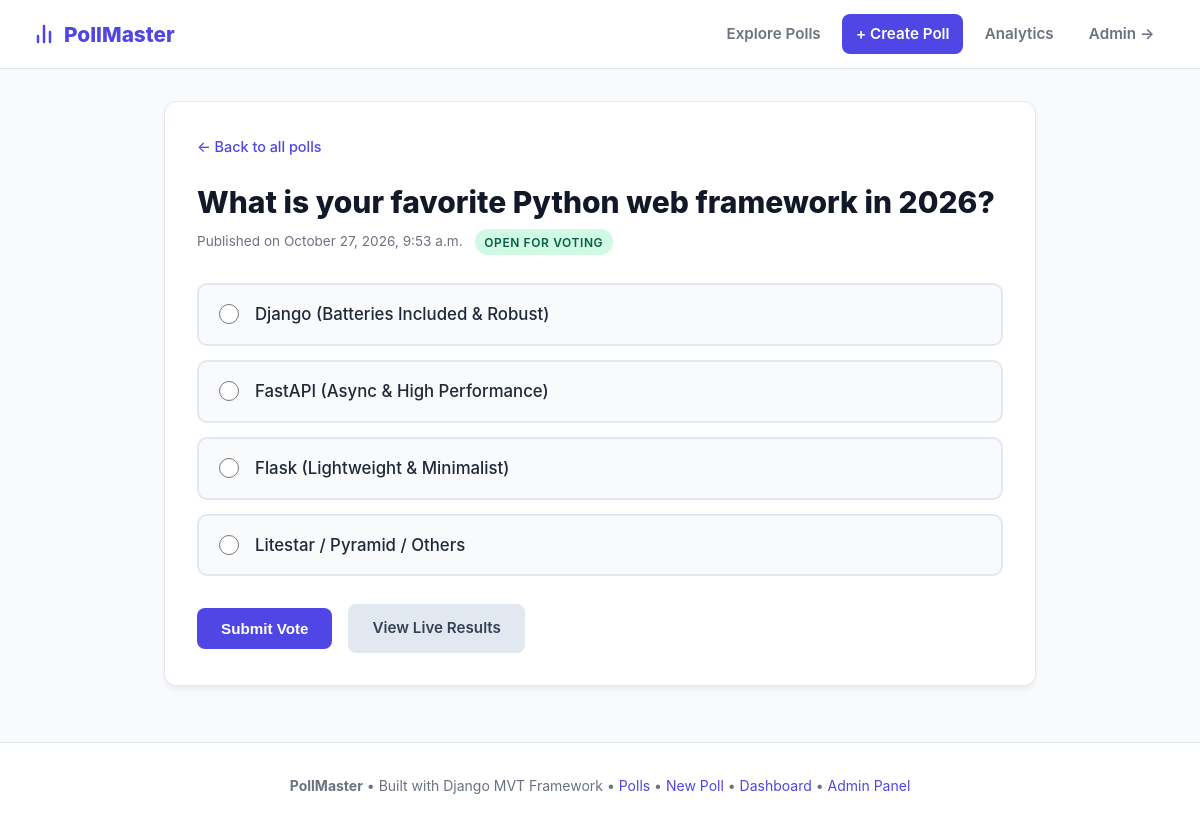
The page /polls/1/ on the database its author committed.
### polls/models.py (models this page shows, shortened)
class Question(models.Model):
    question_text = models.CharField(
        max_length=200,
        verbose_name="Question Text",
        help_text="Enter the question or statement for users to vote on."
    )
    pub_date = models.DateTimeField(
        verbose_name="Date Published",
        default=timezone.now,
        help_text="Date and time when the poll becomes visible to users."
    )
    is_active = models.BooleanField(
        default=True,
        verbose_name="Is Active",
        help_text="Designates whether this poll is currently accepting votes."
    )
    class Meta:
        ordering = ["-pub_date"]
        verbose_name = "Poll Question"
        verbose_name_plural = "Poll Questions"

class Choice(models.Model):
    question = models.ForeignKey(
        Question,
        on_delete=models.CASCADE,
        related_name="choices",
        verbose_name="Poll Question"
    )
    choice_text = models.CharField(
        max_length=200,
        verbose_name="Choice Text"
    )
    votes = models.PositiveIntegerField(
        default=0,
        verbose_name="Vote Count"
    )
    class Meta:
        ordering = ["id"]
        verbose_name = "Choice"
        verbose_name_plural = "Choices"

### polls/views.py (the view)
# urls.py: path("<int:pk>/", views.DetailView.as_view(), name="detail"),
class DetailView(generic.DetailView):
    model = Question
    template_name = "polls/detail.html"
    def get_queryset(self):
        return Question.objects.filter(pub_date__lte=timezone.now())
    def get_context_data(self, **kwargs):
        context = super().get_context_data(**kwargs)
        context["form"] = VoteForm(question=self.object)
        return context

### polls/forms.py (shortened to what this page needs)
class VoteForm(forms.Form):
    choice = forms.ModelChoiceField(
        queryset=Choice.objects.none(),
        widget=forms.RadioSelect(attrs={"class": "poll-radio-input"}),
        empty_label=None,
        error_messages={
            "required": "You didn't select a choice. Please choose an option before voting.",
            "invalid_choice": "The selected choice is invalid for this poll.",
        }
    )
    def __init__(self, *args, question=None, **kwargs):
        super().__init__(*args, **kwargs)
        self.question = question
        if question is not None:
            self.fields["choice"].queryset = question.choices.all()

### polls/templates/polls/detail.html (shortened to what this page needs)
{% extends "polls/base.html" %}
{% block content %}
<div class="card">
  <div style="margin-bottom: 1.5rem;">
    <a href="{% url 'polls:index' %}" style="color: var(--primary); text-decoration: none; font-size: 0.9rem; font-weight: 500;">
      &larr; Back to all polls
    </a>
  </div>
  <h1 class="page-title" style="margin-bottom: 0.5rem;">{{ question.question_text }}</h1>
  <p class="poll-meta" style="margin-bottom: 1.5rem;">
    Published on {{ question.pub_date|date:"F j, Y, g:i a" }}
    {% if question.is_active %}
      <span class="badge badge-active">Open for Voting</span>
    {% else %}
      <span class="badge badge-closed">Closed</span>
    {% endif %}
  </p>
  {% if question.is_active %}
    <form action="{% url 'polls:vote' question.id %}" method="post">
      <div class="choices-list">
        {% for choice in question.choices.all %}
          <div class="choice-option">
            <input
              type="radio"
              name="choice"
              id="choice{{ forloop.counter }}"
              value="{{ choice.id }}"
              required
            >
            <label for="choice{{ forloop.counter }}">
              {{ choice.choice_text }}
            </label>
          </div>
        {% empty %}
          <p style="color: var(--text-muted); font-style: italic;">
            No choices have been added for this question yet.
          </p>
        {% endfor %}
      </div>
      {% if question.choices.count > 0 %}
        <div class="actions-group">
          <button type="submit" class="btn btn-primary">
            Submit Vote
          </button>
          <a href="{% url 'polls:results' question.id %}" class="btn btn-secondary">
            View Live Results
          </a>
        </div>
      {% endif %}
    </form>
  {% endif %}
</div>
{% endblock %}

### polls/static/polls/css/style.css (style rules this page uses)
:root { --primary: #4f46e5; --primary-hover: #4338ca; --primary-light: #eef2ff; --success: #10b981; --danger: #ef4444; --warning: #f59e0b; --text-main: #1f2937; --text-muted: #6b7280; --bg-main: #f8fafc; --card-bg: #ffffff; --border-color: #e2e8f0; --radius: 12px; --shadow: 0 4px 6px -1px rgba(0, 0, 0, 0.05), 0 2px 4px -1px rgba(0, 0, 0, 0.03); --shadow-lg: 0 10px 15px -3px rgba(0, 0, 0, 0.07), 0 4px 6px -2px rgba(0, 0, 0, 0.04); }
* { box-sizing: border-box; margin: 0; padding: 0; }
body { font-family: -apple-system, BlinkMacSystemFont, "Segoe UI", Roboto, Helvetica, Arial, sans-serif; background-color: var(--bg-main); color: var(--text-main); line-height: 1.6; min-height: 100vh; display: flex; flex-direction: column; }
.card { background: var(--card-bg); border: 1px solid var(--border-color); border-radius: var(--radius); padding: 2rem; box-shadow: var(--shadow); margin-bottom: 1.5rem; }
.page-title { font-size: 1.875rem; font-weight: 800; color: #111827; line-height: 1.25; }
.poll-meta { font-size: 0.85rem; color: var(--text-muted); display: flex; gap: 0.75rem; align-items: center; flex-wrap: wrap; }
.badge { display: inline-block; padding: 0.2rem 0.6rem; font-size: 0.75rem; font-weight: 600; border-radius: 9999px; text-transform: uppercase; letter-spacing: 0.05em; }
.badge-active { background-color: #d1fae5; color: #065f46; }
.choices-list { display: flex; flex-direction: column; gap: 0.875rem; margin: 1.75rem 0; }
.choice-option { position: relative; display: flex; align-items: center; padding: 1rem 1.25rem; background: #f8fafc; border: 2px solid var(--border-color); border-radius: 10px; cursor: pointer; transition: all 0.2s ease; }
.choice-option input[type="radio"] { width: 1.25rem; height: 1.25rem; accent-color: var(--primary); margin-right: 1rem; cursor: pointer; }
.choice-option label { cursor: pointer; font-size: 1.05rem; font-weight: 500; color: #1f2937; flex: 1; }
.btn { display: inline-flex; align-items: center; justify-content: center; gap: 0.5rem; padding: 0.75rem 1.5rem; border-radius: 8px; font-size: 0.95rem; font-weight: 600; text-decoration: none; cursor: pointer; border: none; transition: background-color 0.2s, transform 0.1s; }
.btn-primary { background: var(--primary); color: white; }
.btn-secondary { background: #e2e8f0; color: #334155; }
.actions-group { display: flex; gap: 1rem; align-items: center; margin-top: 1.5rem; }

### rows shown on the page
Question: question_text "What is your favorite Python web framework in 2026?", pub_date "October 27, 2026, 9:53 a.m."
Choice: choice "☐ Django (Batteries Included & R", choice_text "Django (Batteries Included & Robust)"
Choice: choice "☐ FastAPI (Async & High Performa", choice_text "FastAPI (Async & High Performance)"
Choice: choice "☐ Flask (Lightweight & Minimalis", choice_text "Flask (Lightweight & Minimalist)"
Choice: choice "☐ Litestar / Pyramid / Others", choice_text "Litestar / Pyramid / Others"
